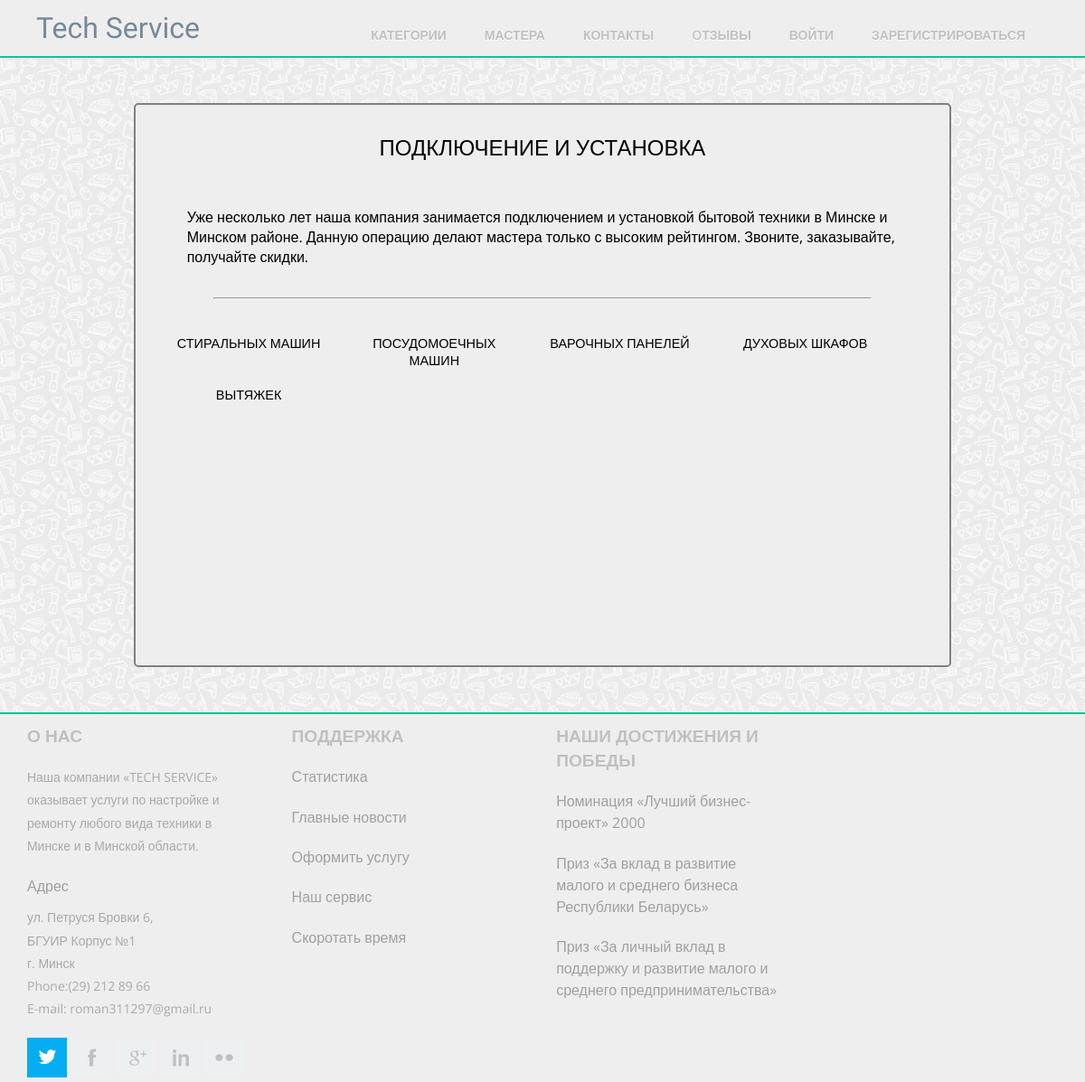
Screenshot of /areas/1 with the database file from the repository.
### mainApp/models.py (models this page shows, shortened)
class Area(models.Model):
    name = models.CharField(max_length=120)
    description = models.TextField()
    photo = models.ImageField(upload_to='areas/', default="")

class Service(models.Model):
    name = models.CharField(max_length=120)
    description = models.TextField()
    time = models.CharField(max_length=20, help_text="How much time service will take")
    price = models.IntegerField()
    area = models.ForeignKey('Area', on_delete=models.SET_NULL, null=True)

### mainApp/views.py (the view)
# urls.py: url(r'^areas/(?P<pk>\d+)$', AreaDetailView.as_view(), name="areas-detail"),
class AreaDetailView(DetailView):
    model = Area

### mainApp/templates/mainApp/area_detail.html (shortened to what this page needs)
{% extends "mainApp/wrapper.html" %} {% block content %}
<div class="text-container-center">
    <div class="wrap">
        <h2 class="area-text-primary">{{area.name}} </h2>
        <h4 class="area-text-description">{{area.description|safe|linebreaks}} </h4>
        <hr>
        <div class="area-container">
            {% for service in area.service_set.all %}
            <div class="area-link-item">
                <a class="area-link" href="{% url 'service-detail' service.pk %}">{{ service.name }}</a>
            </div>
            {% endfor %}
        </div>
    </div>
</div>
{% endblock %}

### mainApp/static/css/style.css (style rules this page uses)
html, body, div, span, applet, object, iframe, h1, h2, h3, h4, h5, h6, p, blockquote, pre, a, abbr, acronym, address, big, cite, code, del, dfn, em, img, ins, kbd, q, s, samp, small, strike, strong, sub, sup, tt, var, b, u, i, dl, dt, dd, ol, nav ul, nav li, fieldset, form, label, legend, table, caption, tbody, tfoot, thead, tr, th, td, article, aside, canvas, details, embed, figure, figcaption, footer, header, hgroup, menu, nav, output, ruby, section, summary, time, mark, audio, video { margin: 0; padding: 0; border: 0; font-size: 100%; font: inherit; vertical-align: baseline; }
a { text-decoration: none; }
body { font-family: 'Open Sans', sans-serif; background: url(/static/images/tile-main.png); background-repeat: repeat; font-size: 100%; }
.wrap { margin: 0 auto; width: 80%; }
@media only screen and (max-width: 1366px) { .wrap { width: 95%; } }
@media only screen and (max-width: 1280px) { .wrap { width: 95%; } }
.text-container-center { background-color: #eee; width: 75%; height: 560px; margin: auto; margin-bottom: 50px; margin-top: 50px; padding-top: 30px; padding-bottom: 30px; border: 2px solid #808080; border-radius: 5px; overflow: scroll; }
.text-container-center hr { width: 85%; margin: auto; margin-top: 30px; margin-bottom: 30px; }
.area-text-primary { font-size: 1.5em; font-family: 'Open Sans', sans-serif; width: 50%; margin: auto; text-align: center; margin-bottom: 50px; }
.area-container { margin: 3.5% 0%; }
.area-text-description { margin: 4%; }
.area-link { font-size: 0.9em; display: block; width: 100%; text-align: center; margin: auto; color: #000; }
.area-link-item { width: 20%; height: 40px; float: left; margin: 1% 2%; }

### rows the page displays
Area: name "ПОДКЛЮЧЕНИЕ И УСТАНОВКА", description "Уже несколько лет наша компания занимается подключением и установкой бытовой техники в Минске и Минском районе. Данную операцию делают мастера только с высоким рейтингом. Звоните, заказывайте, получайте скидки."
Service: name "СТИРАЛЬНЫХ МАШИН"
Service: name "ПОСУДОМОЕЧНЫХ МАШИН"
Service: name "ВАРОЧНЫХ ПАНЕЛЕЙ"
Service: name "ДУХОВЫХ ШКАФОВ"
Service: name "ВЫТЯЖЕК"
